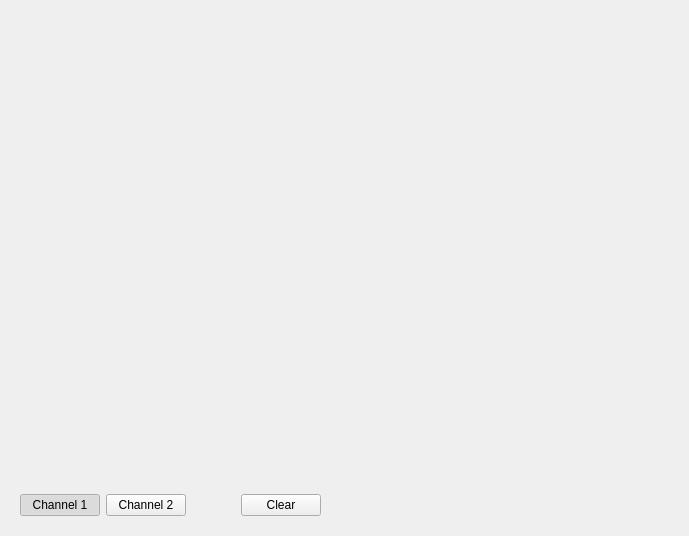
<?xml version="1.0" encoding="UTF-8"?>
<ui version="4.0">
 <class>Form</class>
 <widget class="QWidget" name="Form">
  <property name="geometry">
   <rect>
    <x>0</x>
    <y>0</y>
    <width>689</width>
    <height>536</height>
   </rect>
  </property>
  <property name="windowTitle">
   <string>Form</string>
  </property>
  <layout class="QVBoxLayout" name="verticalLayout">
   <item>
    <widget class="QDaqPlotWidget" name="plot1">
     <property name="title" stdset="0">
      <string>Channel 1</string>
     </property>
     <property name="xlabel" stdset="0">
      <string>Time</string>
     </property>
     <property name="ylabel" stdset="0">
      <string>Y</string>
     </property>
    </widget>
   </item>
   <item>
    <layout class="QHBoxLayout" name="horizontalLayout_2">
     <item>
      <widget class="QWidget" name="widget" native="true">
       <layout class="QHBoxLayout" name="horizontalLayout">
        <item>
         <widget class="QPushButton" name="btPlotCh1">
          <property name="text">
           <string>Channel 1</string>
          </property>
          <property name="checkable">
           <bool>true</bool>
          </property>
          <property name="checked">
           <bool>true</bool>
          </property>
          <property name="autoExclusive">
           <bool>true</bool>
          </property>
         </widget>
        </item>
        <item>
         <widget class="QPushButton" name="btPlotCh2">
          <property name="text">
           <string>Channel 2</string>
          </property>
          <property name="checkable">
           <bool>true</bool>
          </property>
          <property name="autoExclusive">
           <bool>true</bool>
          </property>
         </widget>
        </item>
       </layout>
      </widget>
     </item>
     <item>
      <spacer name="horizontalSpacer">
       <property name="orientation">
        <enum>Qt::Horizontal</enum>
       </property>
       <property name="sizeType">
        <enum>QSizePolicy::Fixed</enum>
       </property>
       <property name="sizeHint" stdset="0">
        <size>
         <width>40</width>
         <height>20</height>
        </size>
       </property>
      </spacer>
     </item>
     <item>
      <widget class="QPushButton" name="btClear">
       <property name="text">
        <string>Clear</string>
       </property>
      </widget>
     </item>
     <item>
      <spacer name="horizontalSpacer_2">
       <property name="orientation">
        <enum>Qt::Horizontal</enum>
       </property>
       <property name="sizeHint" stdset="0">
        <size>
         <width>40</width>
         <height>20</height>
        </size>
       </property>
      </spacer>
     </item>
    </layout>
   </item>
  </layout>
 </widget>
 <customwidgets>
  <customwidget>
   <class>QwtPlot</class>
   <extends>QFrame</extends>
   <header>qwt_plot.h</header>
  </customwidget>
  <customwidget>
   <class>QDaqPlotWidget</class>
   <extends>QwtPlot</extends>
   <header>QDaqPotWidget.h</header>
  </customwidget>
 </customwidgets>
 <resources/>
 <connections/>
</ui>
